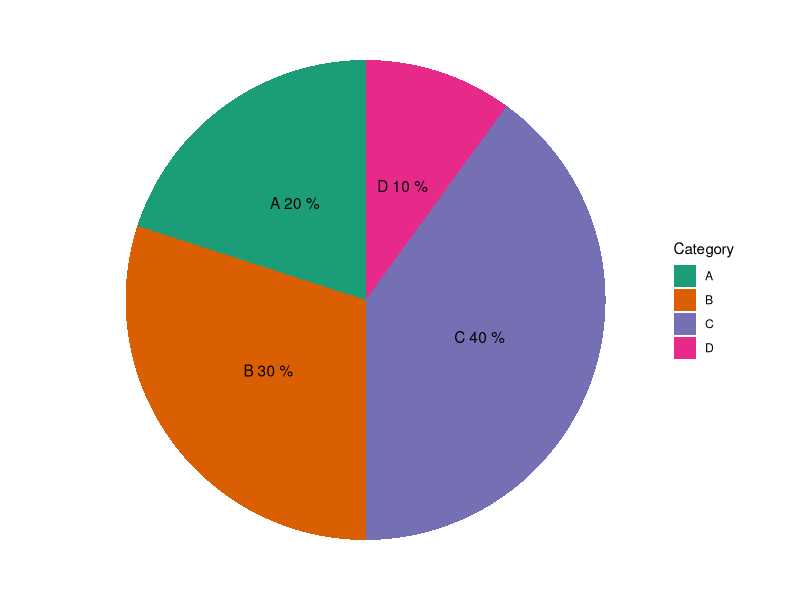
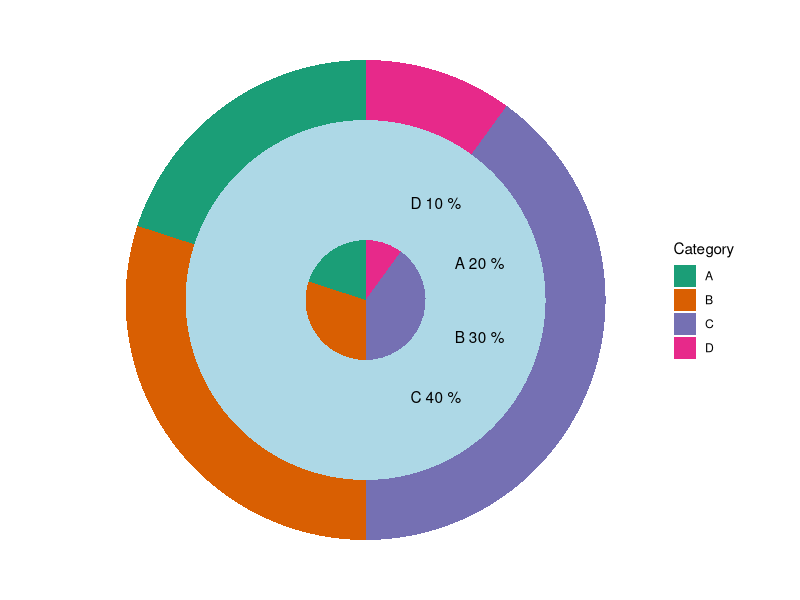

Write R code to recreate these figures, in order.
library(ggplot2)
library(gridExtra)
data <- data.frame(
  Category = c("A", "B", "C", "D"),
  Value = c(20, 30, 40, 10)
)
data

pie_chart <- ggplot(data, aes(x = "", y = Value, fill = Category)) +
  geom_bar(stat = "identity", width = 1) +
  coord_polar(theta = "y") +
  geom_text(aes(label = paste(Category, round(Value/sum(Value) * 100), "%")),
            position = position_stack(vjust = 0.5)) + 
  scale_fill_brewer(palette = "Dark2") +
  theme_void()
pie_chart

donut_chart <- pie_chart +
  geom_bar(data = data, aes(x = "", y = Value),
           stat = "identity",
           width = 0.5, fill = "lightblue") +
  geom_text(data = data,
            aes(label = paste(Category, Value, "%")))
donut_chart



